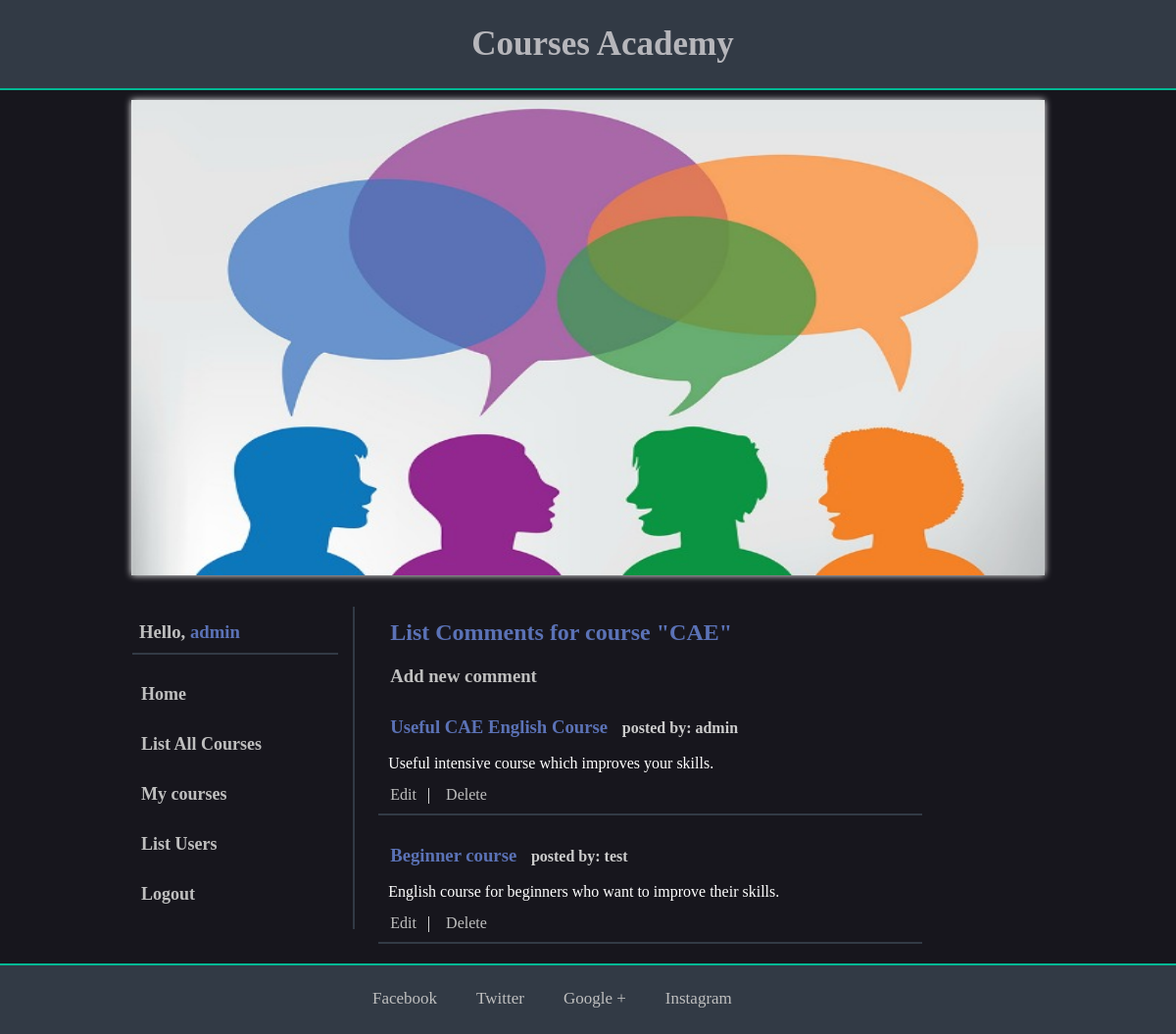
Screenshot of /comments.php?course_id=5 (signed in) with the database file from the repository.
### tables this page shows
CREATE TABLE `courses` (
  `id` int(11) NOT NULL,
  `title` varchar(150) NOT NULL,
  `content` text NOT NULL
);

CREATE TABLE `comments` (
  `id` int(11) NOT NULL,
  `course_id` int(11) NOT NULL,
  `user_id` int(11) NOT NULL,
  `title` varchar(100) NOT NULL,
  `content` varchar(255) NOT NULL
);

CREATE TABLE `users` (
  `id` int(11) NOT NULL,
  `username` varchar(100) NOT NULL,
  `password` varchar(100) NOT NULL,
  `isAdmin` tinyint(1) NOT NULL
);

### repositories/courses_repository.php (called while the page is built, shortened)
<?php
	require 'models/course.php';
	class CoursesRepository
	{
		private $connection;
		function __construct()
		{
			$url = 'localhost';
			$dbUsername = 'root';
			$dbPassword = '';
			$dbName = 'coursesacademy';
			$this->connection = new mysqli($url, $dbUsername, $dbPassword, $dbName);
			mysqli_set_charset($this->connection, 'utf8');
		}
		function getById($id)
		{
			$courses = $this->getAll();
			foreach ($courses as $c) {
				if ($c->getId() == $id) {
					return $c;
				}
			}
			return null;
		}
		function getAll()
		{
			$result = $this->connection->query("SELECT * FROM `courses`");
			$courses = array();
			while ($row = $result->fetch_assoc()) {
				$course = new Course();
				$course->setId($row["id"]);
				$course->setTitle($row["title"]);
				$course->setContent($row["content"]);
				array_push($courses, $course);
			}
			return $courses;
		}
	}

### models/course.php (called while the page is built, shortened)
<?php
	class Course
	{
		private $id;
		private $title;
		public function getId()
		{
			return $this->id;
		}
		public function setId($id)
		{
			$this->id = $id;
		}
		public function getTitle()
		{
			return $this->title;
		}
		public function setTitle($title)
		{
			$this->title = $title;
		}
	}

### repositories/users_repository.php (called while the page is built, shortened)
<?php
    require 'models/user.php';
    class UsersRepository
    {
        private $connection;
        function __construct()
        {
            $url = 'localhost';
            $dbUsername = 'root';
            $dbPassword = '';
            $dbName = 'coursesacademy';
            $this->connection = new mysqli($url, $dbUsername, $dbPassword, $dbName);
            mysqli_set_charset($this->connection, 'utf8');
        }
        function getById($id) {
            $users = $this->getAll();
            foreach ($users as $u) {
                if ($u->getId() == $id) {
                    return $u;
                }
            }
            return null;
        }
        function getAll() {
            $result = $this->connection->query("SELECT * FROM `users`");
            $users = array();
            while ($row = $result->fetch_assoc()) {
                $user = new User();
                $user->setId($row["id"]);
                $user->setUsername($row["username"]);
                $user->setPassword($row["password"]);
                $user->setIsAdmin($row["isAdmin"]);
                array_push($users, $user);
            }
            return $users;
        }
    }

### models/user.php (called while the page is built, shortened)
<?php
    class User
    {
        private $id;
        private $username;
        private $isAdmin;
        public function getId()
        {
            return $this->id;
        }
        public function setId($id)
        {
            $this->id = $id;
        }
        public function getUsername()
        {
            return $this->username;
        }
        public function setUsername($username)
        {
            $this->username = $username;
        }
        public function getIsAdmin()
        {
            return $this->isAdmin;
        }
        public function setIsAdmin($isAdmin)
        {
            $this->isAdmin = $isAdmin;
        }
    }

### repositories/comments_repository.php (called while the page is built, shortened)
<?php
    require 'models/comment.php';
    class CommentsRepository
    {
        private $connection;
        function __construct()
        {
            $url = 'localhost';
            $dbUsername = 'root';
            $dbPassword = '';
            $dbName = 'coursesacademy';
            $this->connection = new mysqli($url, $dbUsername, $dbPassword, $dbName);
            mysqli_set_charset($this->connection, 'utf8');
        }
        function getCommentsByCourseId($course_id) {
            $allComments = $this->getAll();
            $comments = array();
            foreach($allComments as $c){
                if($c->getCourseId() == $course_id) {
                    array_push($comments, $c);
                }
            }
            return $comments;
        }
        function getAll() {
            $result = $this->connection->query("SELECT * FROM `comments`");
            $comments = array();
            while($row = $result->fetch_assoc()) {
                $comment = new Comment();
                $comment->setId($row["id"]);
                $comment->setCourseId($row["course_id"]);
                $comment->setUserId($row["user_id"]);
                $comment->setTitle($row["title"]);
                $comment->setContent($row["content"]);
                array_push($comments, $comment);
            }
            return $comments;
        }
    }

### models/comment.php (called while the page is built)
<?php
   class Comment
   {
       private $id;
       private $course_id;
       private $user_id;
       private $title;
       private $content;
       public function getId()
       {
           return $this->id;
       }
       public function setId($id)
       {
           $this->id = $id;
       }
       public function getCourseId()
       {
           return $this->course_id;
       }
       public function setCourseId($course_id)
       {
           $this->course_id = $course_id;
       }
       public function getUserId()
       {
           return $this->user_id;
       }
       public function setUserId($user_id)
       {
           $this->user_id = $user_id;
       }
       public function getTitle()
       {
           return $this->title;
       }
       public function setTitle($title)
       {
           $this->title = $title;
       }
       public function getContent()
       {
           return $this->content;
       }
       public function setContent($content)
       {
           $this->content = $content;
       }
   }

### comments.php (the view, shortened to what this page needs)
<?php
    require 'includes/header.php';
    require 'includes/sidebar.php';
    require 'repositories/comments_repository.php';
    require 'repositories/courses_repository.php';
    require 'repositories/users_repository.php';
    if (isset($_GET["course_id"])) :
        $coursesRepo = new CoursesRepository();
        $course = $coursesRepo->getById($_GET["course_id"]);
?>
        <div class="right">
            <section id="comments">
                <h2>List Comments for course "<?= $course->getTitle() ?>"</h2>
                <?php
                    $loggedUser = null;
                    $usersRepo = new UsersRepository();
                    if (isset($_SESSION["loggedUserId"])) {
                        $loggedUser = $usersRepo->getById($_SESSION["loggedUserId"]);
                        if ($loggedUser->getIsAdmin() == true) {
                           echo '<a href="add_comment.php?course_id='.$course->getId().'"><h3>Add new comment</h3></a>';
                        }
                    }
                    $commentsRepo = new CommentsRepository();
                    $comments = $commentsRepo->getCommentsByCourseId($_GET["course_id"]);
                    foreach($comments as $comment):
                        $user = $usersRepo->getById($comment->getUserId());
                ?>
                    <article class="comment-content">
                        <h3><?= $comment->getTitle() ?> <span>posted by: <?= $user->getUsername() ?></span></h3>
                        <p><?= $comment->getContent() ?></p>
                        <?php
                            if ($loggedUser != null && $loggedUser->getIsAdmin() == true) :
                        ?>
                            <a href="edit_comment.php?id=<?= $comment->getId()?>">Edit</a> |
                            <a href="delete_comment.php?id=<?= $comment->getId()?>">Delete</a>
                        <?php
                            endif;
                        ?>
                    </article>
                <?php endforeach; ?>
            </section>
        </div>
<?php
    else:
        header("Location: courses.php");
        exit();
    endif;
    require 'includes/footer.php';
?>

### css/headerStyles.css (style rules this page uses)
body, div, nav, ul, li, header, footer, h1, h2, h3, h4, h5, p { margin: 0; padding: 0; }
body { background-color: #17161D; color: #fff; }
a { text-decoration: none; color: #000; }
h2, h3 { color: #5B72B6; }
h3 { margin: 10px auto; }
p { color: #fff; }

### css/contentStyles.css (style rules this page uses)
.right { float: right; width: 73%; margin: 7px auto; }
.right p { padding: 7px 10px; }
.right h2 { margin-left: 12px; padding: 10px 0; }
.right h3, .right h4 { margin: 10px 12px; }
.right:after { content: ""; clear: both; display: block; }
#courses, #users, #comments { width: 99%; margin: 3px auto; float: right; transition: .2s ease all; }
#courses h2, #users h2, #comments h2 { font-family: Trebuchet MS; }
.course-content p, .comment-content p { margin: 7px auto; }
.course-content a, #courses a h3, #users a, #users a h3, #comments a, #comments a h3 { color: #bfbfbf; }
section:after { content: ""; clear: both; display: block; }
.comment-content { width: 80%; margin: 10px 0; padding: 10px 0; border-bottom: 2px solid #323a45; }
.comment-content h3 span { font-size: 16px; padding-left: 10px; font-weight: bold; color: #ccc; }
.comment-content a { margin: 5px 7px 5px 12px; }

### rows the page displays
courses: title "CAE"
comments: title "Useful CAE English Course", user.username "admin", content "Useful intensive course which improves your skills."
comments: title "Beginner course", user.username "test", content "English course for beginners who want to improve their skills."

### other values shown
$_SESSION["loggedUserUsername"] "admin"
